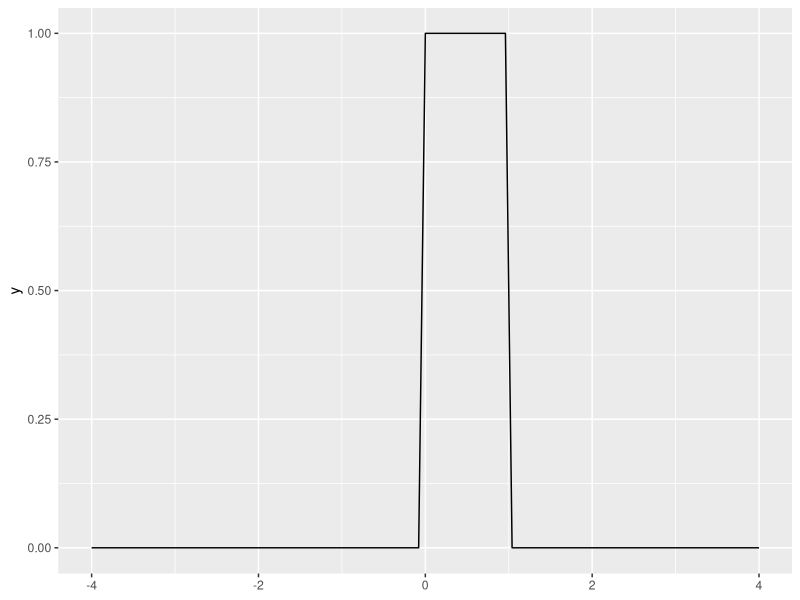
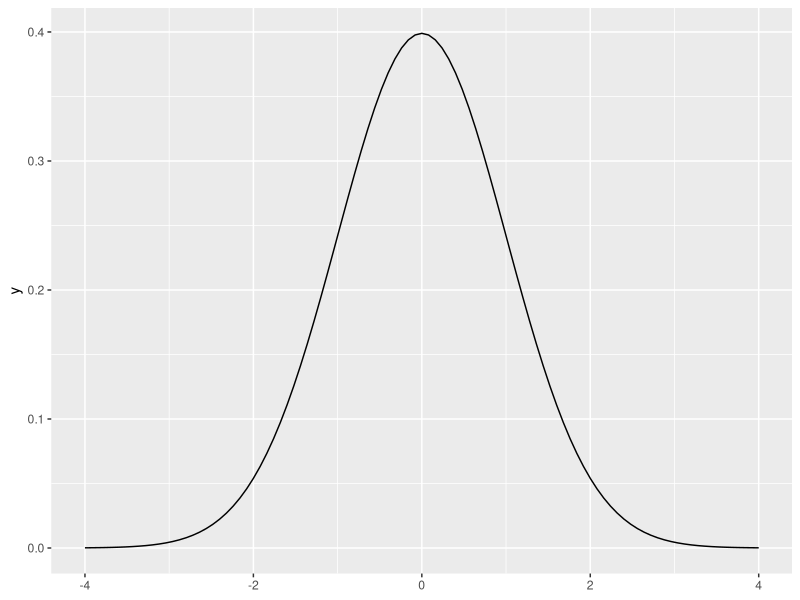
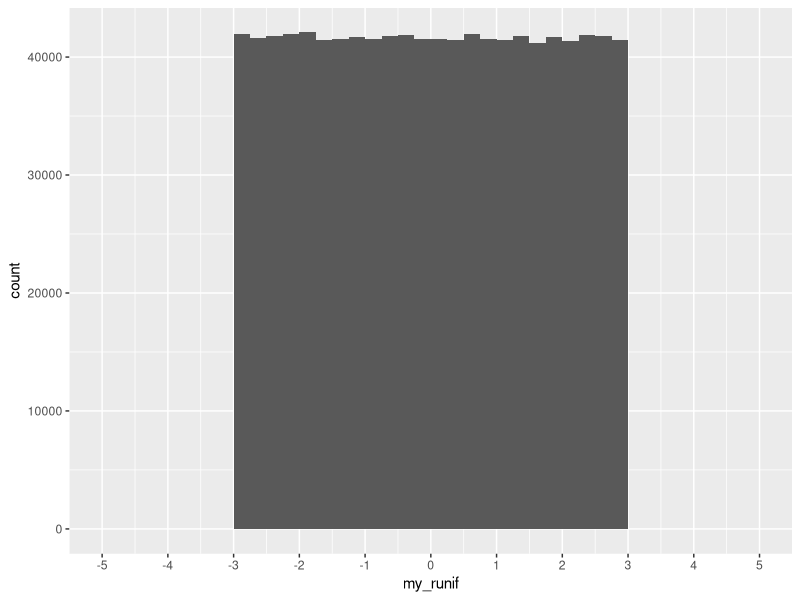
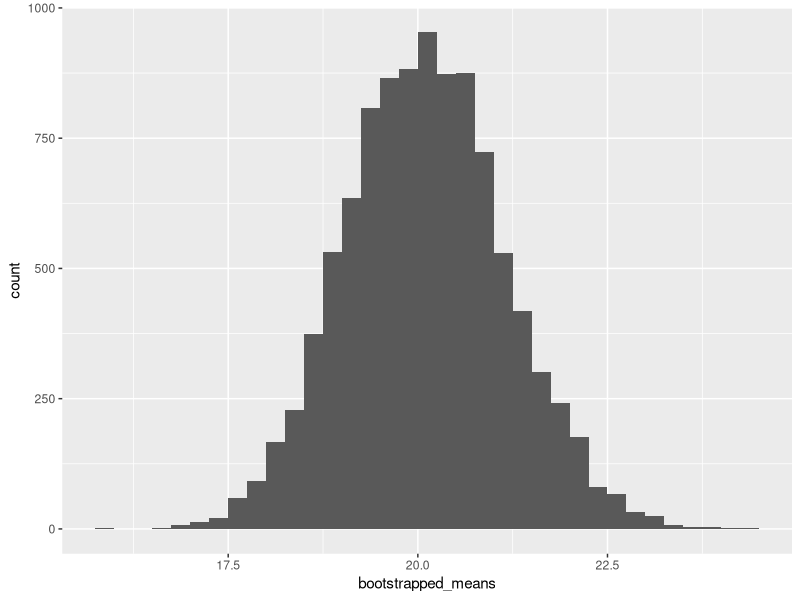

The R script that drew these images, in order:
## ---- chunk 1
dbinom(x = 0, size = 100, prob = 0.02)
## ---- chunk 2
dbinom(x = 1, size = 100, prob = 0.02)
## ---- chunk 3
pbinom(q = 0, size = 100, prob = 0.02)
## ---- chunk 4
pbinom(q = 100, size = 100, prob = 0.02)
## ---- chunk 5
pbinom(q = 1, size = 100, prob = 0.02)
## ---- chunk 6
#| message: false
library(tidyverse)
## ---- chunk 7
ggplot() +
  stat_function(fun = dunif, xlim = c(-4, 4))
## ---- chunk 8
punif(q = .3)
## ---- chunk 9
ggplot() +
  stat_function(fun = dnorm, xlim = c(-4, 4))
## ---- chunk 10
pnorm(0)
## ---- chunk 11
pnorm(1) - pnorm(-1)
## ---- chunk 12
my_mtcars <- mtcars
## ---- chunk 13
sample(my_mtcars$mpg, size = 1)
## ---- chunk 14
sample(my_mtcars$mpg, size = 1)
## ---- chunk 15
sample(my_mtcars$mpg, size = 1)
## ---- chunk 16
set.seed(123)
sample(my_mtcars$mpg, size = 1)
## ---- chunk 17
set.seed(12)
sample(c("Banana", "Apple", "Orange"), size = 3, replace = T)
## ---- chunk 18
sample(my_mtcars$mpg, size = 100, replace = T)
## ---- chunk 19
my_mtcars |> 
  slice_sample(n = 2) # a number of rows
## ---- chunk 20
my_mtcars |> 
  slice_sample(prop = 0.5) # a proportion of rows
## ---- chunk 21
set.seed(123)
my_mtcars |> 
  slice_sample(prop = 0.5)
## ---- chunk 22
set.seed(123)
my_mtcars |> 
  slice_sample(prop = 1, replace = T)
## ---- chunk 23
runif(n = 20, min = -3, max = 3)
## ---- chunk 24
set.seed(123)
my_runif <- runif(n = 1000000, min = -3, max = 3)
## ---- chunk 25
ggplot(data.frame(my_runif), aes(x = my_runif)) +
  geom_histogram(binwidth = 0.25, boundary = 0, closed = "right") +
  scale_x_continuous(breaks = seq(-5, 5, 1), limits = c(-5, 5))
## ---- chunk 26
rbinom(n = 20, size = 100, prob = 0.5)
## ---- chunk 27
rbinom(n = 20, size = 100, prob = 0.9)
## ---- chunk 28
rnorm(n = 20, mean = 0, sd = 1)
## ---- chunk 29
for (i in 1:10){
  print(i)
}
## ---- chunk 30
bootstrapped_means <- vector(mode = "numeric", length = 10000)
for (i in 1:10000){
  m <- my_mtcars |> slice_sample(prop = 1, replace = T)
  bootstrapped_means[i] <- mean(m$mpg)
}
## ---- chunk 31
ggplot(data.frame(bootstrapped_means), aes(x = bootstrapped_means)) +
  geom_histogram(binwidth = 0.25, boundary = 0, closed = "right")
